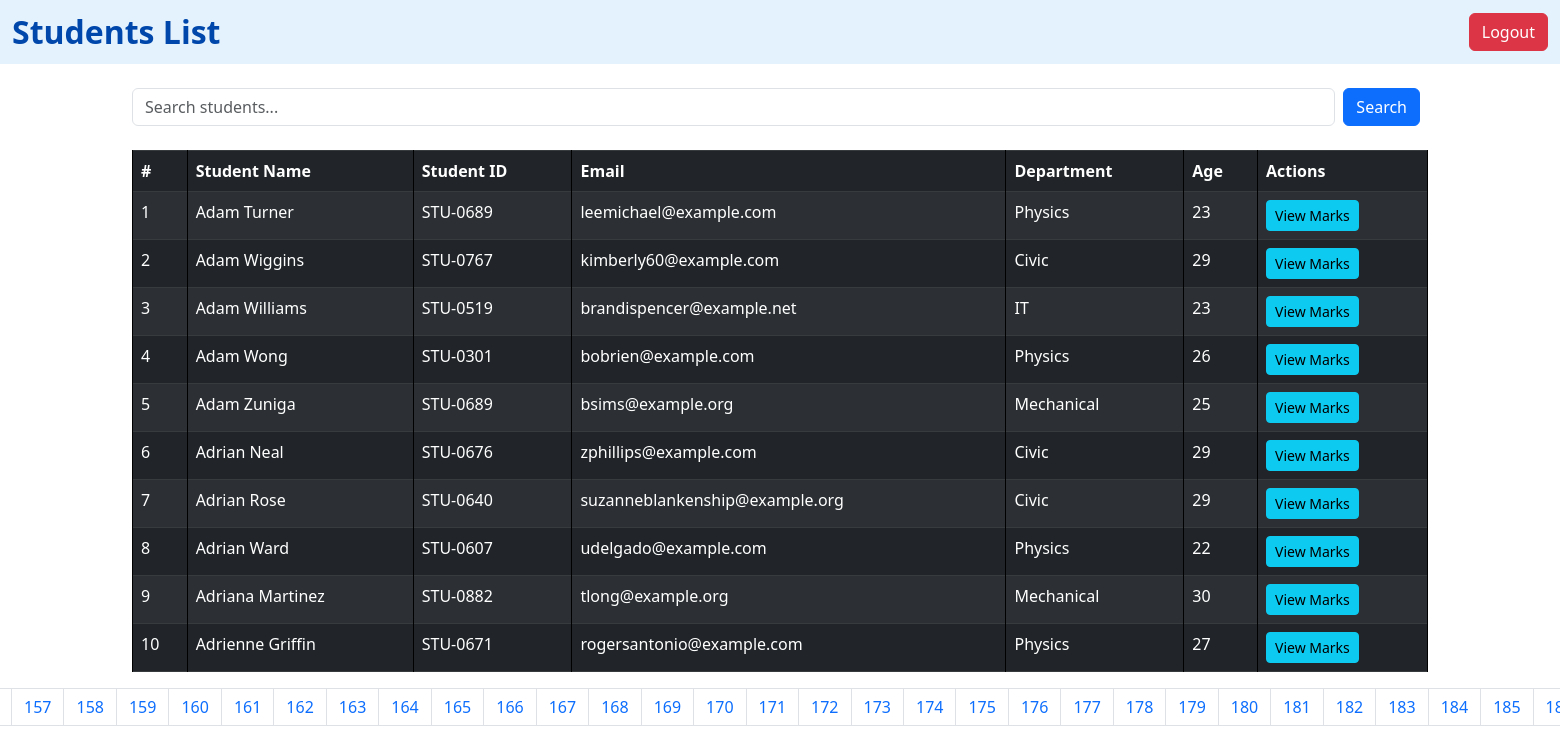
Page /students/?page=4 on the committed database.
### vege/models.py (models this page shows, shortened)
class Student(models.Model):
    student_name = models.CharField(max_length=100)
    student_id = models.OneToOneField(StudentID, related_name="studentid", on_delete=models.CASCADE)
    student_email = models.EmailField(unique=True)
    department = models.ForeignKey(Department, on_delete=models.CASCADE)
    student_age = models.IntegerField(default=18)
    student_address = models.TextField(default = 100)
    is_active = models.BooleanField(default=True)
    is_deleted = models.BooleanField(default=False)
    objects = StudentManager()
    admin_objects = models.Manager
    class Meta:
        ordering = ['student_name']
        verbose_name = "student"

class StudentID(models.Model):
    student_id = models.CharField(max_length=100)

class Department(models.Model):
    department = models.CharField(max_length=100)
    date_of_established = models.DateField(default='2000-01-01')  # Set your desired default
    class Meta:
        ordering = ['department']

### vege/views.py (the view)
# urls.py: path('students/', get_students, name="get_students"),
def get_students(request):
    query = request.GET.get('q', '')
    queryset = Student.objects.all()
    ranks = Student.objects.annotate(marks = Sum('studentmarks__marks')).order_by('-marks', '-student_age')
    for rank in ranks:
        print(rank.marks)
    if query:
        queryset = queryset.filter(student_name__icontains=query)
    paginator = Paginator(queryset, 10)  # Show 5 students per page
    page_number = request.GET.get('page')
    page_obj = paginator.get_page(page_number)
    return render(request, 'report/students.html', {
        'queryset': page_obj,
        'query': query
    })

### vege/models.py (called while the page is built)
    def get_queryset(self):
        return super().get_queryset().filter(is_deleted = False)

### vege/templates/report/students.html (shortened to what this page needs)
{% extends "base.html" %}
{% block start %}
<nav class="navbar navbar-expand-lg" style="background-color: #e3f2fd;">
    <div class="container-fluid">
        <span class="navbar-brand mb-0 h1 fw-bold" style="font-size: 2rem; color: #0047ab;">Students List</span>
        <div class="d-flex">
            <a href="{% url 'logout' %}" class="btn btn-danger">Logout</a>
        </div>
    </div>
</nav>
<div class="container mt-4">
    <form method="get" class="mb-4 d-flex">
        <input type="text" name="q" class="form-control me-2" placeholder="Search students..." value="{{ query }}">
        <button type="submit" class="btn btn-primary me-2">Search</button>
    </form>
    <table class="table table-dark table-bordered table-striped">
        <thead>
            <tr>
                <th>#</th>
                <th>Student Name</th>
                <th>Student ID</th>
                <th>Email</th>
                <th>Department</th>
                <th>Age</th>
                <th>Actions</th>
            </tr>
        </thead>
        <tbody>
            {% for student in queryset %}
            <tr>
                <td>{{ forloop.counter }}</td>
                <td>{{ student.student_name }}</td>
                <td>{{ student.student_id.student_id }}</td>
                <td>{{ student.student_email }}</td>
                <td>{{ student.department.department }}</td>
                <td>{{ student.student_age }}</td>
                <td>
                    {% if student.student_id %}
                        <a href="{% url 'see_marks' student.student_id.id %}" class="btn btn-sm btn-info">View Marks</a>
                    {% else %}
                        <span class="text-danger">No ID</span>
                    {% endif %}
                </td>
            </tr>
            {% empty %}
            <tr>
                <td colspan="7" class="text-center">No students found.</td>
            </tr>
            {% endfor %}
        </tbody>
    </table>
    {% if queryset.has_other_pages %}
    <nav aria-label="Page navigation">
        <ul class="pagination justify-content-center">
            {% for num in queryset.paginator.page_range %}
                {% if queryset.number == num %}
                    <li class="page-item active"><span class="page-link">{{ num }}</span></li>
                {% else %}
                    <li class="page-item"><a class="page-link" href="?page={{ num }}{% if query %}&q={{ query }}{% endif %}">{{ num }}</a></li>
                {% endif %}
            {% endfor %}
        </ul>
    </nav>
    {% endif %}
</div>
{% endblock %}

### core/templates/base.html (style rules this page uses)
table, th, td { border: 1px solid black; }

### rows in the picture
Student: student_name "Adam Turner", student_id.student_id "STU-0689", student_email "leemichael@example.com", department.department "Physics", student_age "23", shows "View Marks"
Student: student_name "Adam Wiggins", student_id.student_id "STU-0767", student_email "kimberly60@example.com", department.department "Civic", student_age "29", shows "View Marks"
Student: student_name "Adam Williams", student_id.student_id "STU-0519", student_email "brandispencer@example.net", department.department "IT", student_age "23", shows "View Marks"
Student: student_name "Adam Wong", student_id.student_id "STU-0301", student_email "bobrien@example.com", department.department "Physics", student_age "26", shows "View Marks"
Student: student_name "Adam Zuniga", student_id.student_id "STU-0689", student_email "bsims@example.org", department.department "Mechanical", student_age "25", shows "View Marks"
Student: student_name "Adrian Neal", student_id.student_id "STU-0676", student_email "zphillips@example.com", department.department "Civic", student_age "29", shows "View Marks"
Student: student_name "Adrian Rose", student_id.student_id "STU-0640", student_email "suzanneblankenship@example.org", department.department "Civic", student_age "29", shows "View Marks"
Student: student_name "Adrian Ward", student_id.student_id "STU-0607", student_email "udelgado@example.com", department.department "Physics", student_age "22", shows "View Marks"
Student: student_name "Adriana Martinez", student_id.student_id "STU-0882", student_email "tlong@example.org", department.department "Mechanical", student_age "30", shows "View Marks"
Student: student_name "Adrienne Griffin", student_id.student_id "STU-0671", student_email "rogersantonio@example.com", department.department "Physics", student_age "27", shows "View Marks"

### other values in the picture
{{ num }} "157" "158" "159" "160" "161" "162" "163" "164" "165" "166" "167" "168" "169" "170" "171" "172" "173" "174" "175" "176" "177" "178" "179" "180" "181" "182" "183" "184" "185"
